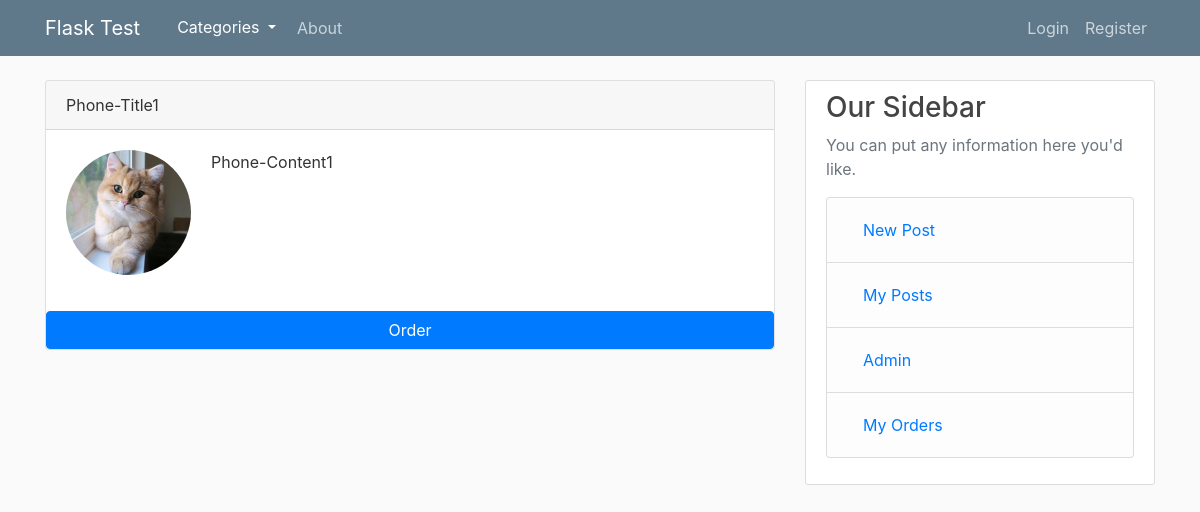
The page /category/Phone on the database its author committed.
### flaskblog/models.py (models this page shows, shortened)
class Post(db.Model):
	id = db.Column(db.Integer, primary_key=True)
	title = db.Column(db.String(100), nullable=False)
	date_posted = db.Column(db.DateTime, nullable=False, default=datetime.utcnow)
	content = db.Column(db.Text, nullable=False)
	user_id = db.Column(db.Integer, db.ForeignKey('user.id'), nullable=False)
	category_id = db.Column(db.Integer, db.ForeignKey('category.id'), nullable=False)

class User(db.Model, UserMixin):
	id = db.Column(db. Integer, primary_key=True)
	username = db.Column(db.String(20), unique=True, nullable=False)
	email = db.Column(db.String(120), unique=True, nullable=False)
	image_file = db.Column(db.String(20), nullable=False, default='default.jpg')
	password = db.Column(db.String(60), nullable=False)
	posts = db.relationship( 'Post', backref='author', lazy=True)
	orders = db.relationship('Order', lazy=True)
	about_me = db.Column(db.String(140))
	last_seen = db.Column(db.DateTime, default=datetime.utcnow)
	admin = db.Column(db.Boolean())
	notes = db.Column(db.UnicodeText)

### flaskblog/routes.py (the view)
@app.route("/category/<category_name>")
def category_posts(category_name):
	page = request.args.get('page', 1, type=int)
	posts = Post.query.filter_by(category_id=Category.query.filter_by(category_name=category_name).first().id)
	return render_template('category_posts.html', posts=posts)

### flaskblog/routes.py (called while the page is built)
@app.before_request
def before_request():
    if current_user.is_authenticated:
        current_user.last_seen = datetime.utcnow()
        db.session.commit()

### flaskblog/templates/category_posts.html (shortened to what this page needs)
{% extends "layout.html" %}
{% block content %}
  {% for post in posts %}
  <div class="card mb-1">
      <div class="card-header">
        {{post.title}}
      </div>
      <div class="card-body">
        <img class="rounded-circle account-img float-left" src="{{ url_for('static', filename='profile_pics/' + post.author.image_file) }}">
        <p class="card-text align-left">{{post.content}}</p>
      </div>
      {% if post.author != current_user %}
        <a href="{{ url_for('buy', post_id=post.id) }}" class="btn btn-primary">Order</a>
      {% endif %}
    </div>
  {% endfor %}
{% endblock content %}

### flaskblog/static/main.css (style rules this page uses)
body { background: #fafafa; color: #333333; margin-top: 5rem; }
.account-img { height: 125px; width: 125px; margin-right: 20px; margin-bottom: 16px; }

### rows shown on the page
Post: title "Phone-Title1", image_file (placeholder picture), content "Phone-Content1"
